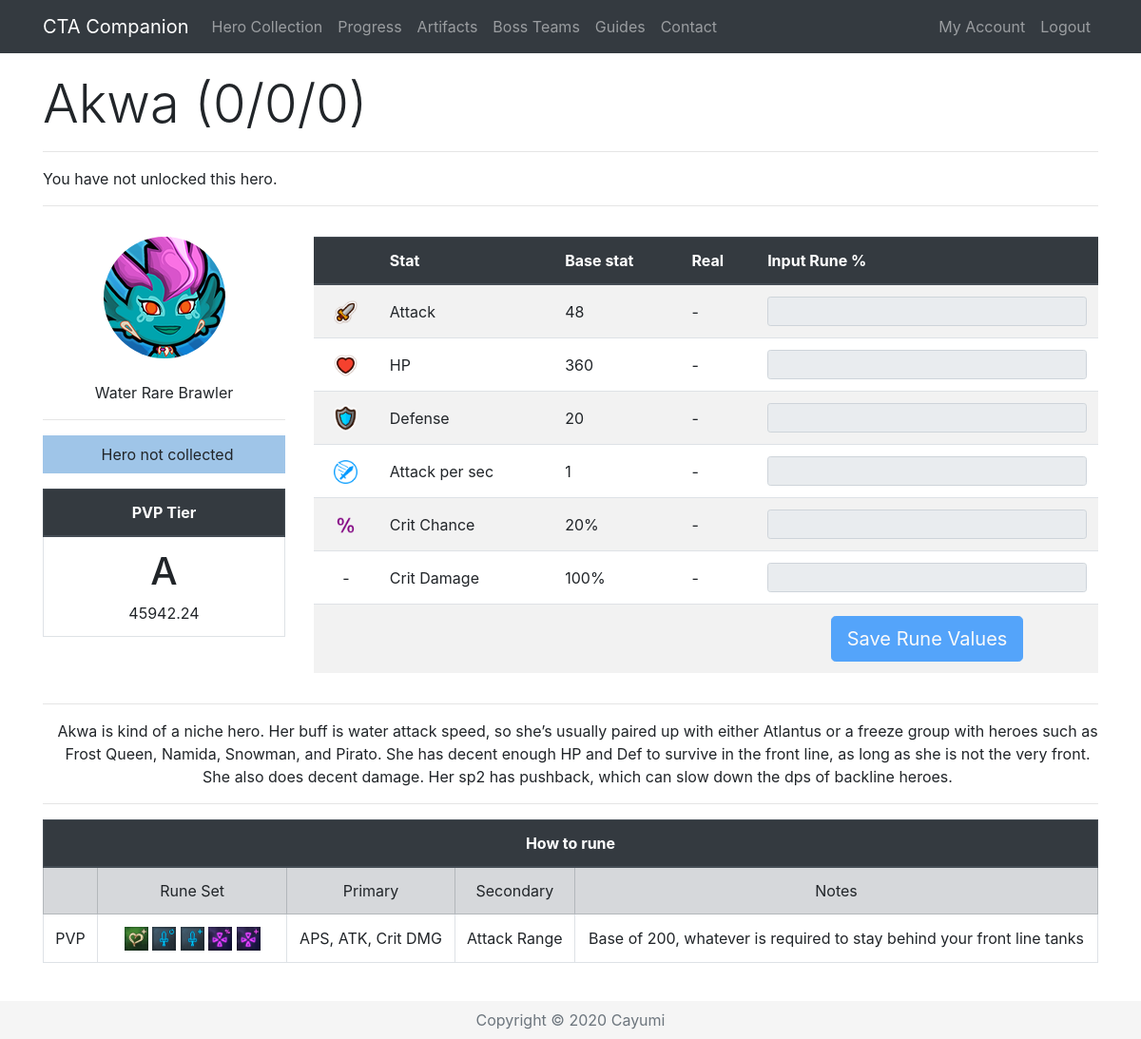
Before: /Hero/199 (signed in) with the older database file.
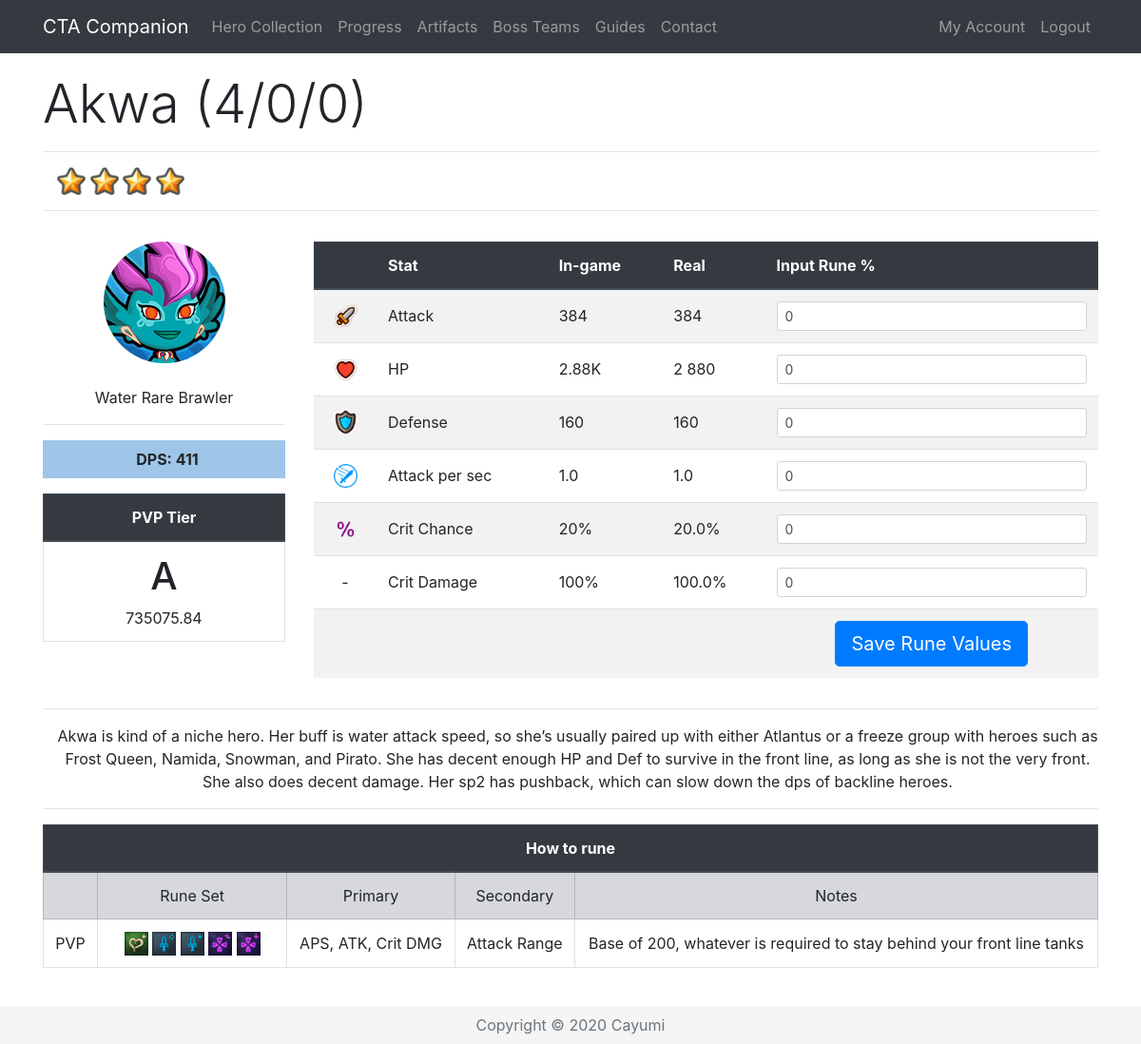
After: the same page with the newer database file.
### app/models.py (models this page shows, shortened)
class Base(db.Model):
    id = db.Column(db.Integer, primary_key=True)
    name = db.Column(db.String(32), index=True, unique=True)
    nameSafe = db.Column(db.String(32), index=True, unique=True)
    job = db.Column(db.String(16), index=True)
    rarity = db.Column(db.String(16), index=True)
    element = db.Column(db.String(16), index=True)
    gender = db.Column(db.String(16), index=True)
    crusher = db.Column(db.Integer, index=True)
    fly = db.Column(db.Integer, index=True)
    blitz = db.Column(db.Integer, index=True)
    atk = db.Column(db.Integer, index=True)
    hp = db.Column(db.Integer, index=True)
    defense = db.Column(db.Integer, index=True)
    crit = db.Column(db.Integer, index=True)
    critDmg = db.Column(db.Integer, index=True)
    movespeed = db.Column(db.Integer, index=True)
    aps = db.Column(db.Integer, index=True)
    arange = db.Column(db.Integer, index=True)
    resistance = db.Column(db.Integer, index=True)
    frenzy = db.Column(db.Integer, index=True)
    dodge = db.Column(db.Integer, index=True)
    stun = db.Column(db.Integer, index=True)
    stunTime = db.Column(db.Integer, index=True)
    aoe = db.Column(db.Integer, index=True)
    ult = db.Column(db.Integer, index=True)
    kshp = db.Column(db.Integer, index=True)
    gold = db.Column(db.Integer, index=True)
    freeze = db.Column(db.Integer, index=True)
    freezeTime = db.Column(db.Integer, index=True)
    freezeDmg = db.Column(db.Integer, index=True)
    burn = db.Column(db.Integer, index=True)
    burnTime = db.Column(db.Integer, index=True)
    burnDmg = db.Column(db.Integer, index=True)
    poison = db.Column(db.Integer, index=True)
    poisonTime = db.Column(db.Integer, index=True)
    poisonDmg = db.Column(db.Integer, index=True)
    sp2 = db.Column(db.Integer, index=True)
    sp2num = db.Column(db.Integer, index=True)
    buffElement = db.Column(db.String(16), index=True)
    buffType = db.Column(db.Integer, index=True)
    buffStat = db.Column(db.String(16), index=True)
    buff = db.Column(db.Integer, index=True)
    heroes = db.relationship('Hero', backref='baseStats', lazy='dynamic')

class Hero(db.Model):
    id = db.Column(db.Integer, primary_key=True)
    level = db.Column(db.Integer, index=True)
    awaken = db.Column(db.Integer, index=True)
    wpn = db.Column(db.Integer, index=True)
    medals = db.Column(db.Integer, index=True)
    runedAtk = db.Column(db.Integer, index=True)
    runedHp = db.Column(db.Integer, index=True)
    runedDef = db.Column(db.Integer, index=True)
    runedAps = db.Column(db.Integer, index=True)
    runedCrit = db.Column(db.Integer, index=True)
    runedCritDmg = db.Column(db.Integer, index=True)
    user_id = db.Column(db.Integer, db.ForeignKey('user.id'))
    base_id = db.Column(db.Integer, db.ForeignKey('base.id'))
    def displayStat(self, stat):
        if stat < 1000:
            return str(int(round(stat, 0)))
        elif stat > 1000000:
            return str(round(stat/1000000, 2))+"M"
        else:
            return str(round(stat/1000, 2))+"K"
    def displayOther(self, x):
        return '{:,}'.format(x).replace(',', ' ')
    def atk(self):
        runedAttack = self.runedAtk
        base = self.baseStats.atk
        level = self.level
        awaken = self.awaken
        atk = int(base * (2 ** (level - 1)) * (1.5 ** awaken))
        runedAtk = atk + (atk * (runedAttack / 100))
        return int(runedAtk)
    def raidAtk(self, art, buff):
        runedAttack = self.runedAtk
        base = self.baseStats.atk
        level = self.level
        awaken = self.awaken
        atk = base * (2 ** (level - 1)) * (1.5 ** awaken)
        runedAtk = (atk + (atk * ((runedAttack+art) / 100))) * self.baseStats.crusher + atk * buff / 100
        return runedAtk
    def hp(self):
        runedHP = self.runedHp
        base = self.baseStats.hp
        level = self.level
        awaken = self.awaken
        hp = int(base * (2 ** (level - 1)) * (1.5 ** awaken))
        runedHP = hp + (hp * (runedHP / 100))
        return int(runedHP)
    def defense(self):
        runedDef = self.runedDef
        base = self.baseStats.defense
        level = self.level
        awaken = self.awaken
        defense = int(base * (2 ** (level - 1)) * (1.5 ** awaken))
        runedDef = defense + (defense * (runedDef / 100))
        return int(runedDef)
    def aps(self):
        runedAps = self.runedAps
        base = self.baseStats.aps
        runedAps = base + (base * (runedAps / 100))
        return runedAps
    def crit(self):
        runedCrit = self.runedCrit
        base = self.baseStats.crit
        return (base + runedCrit)/100
    def critDmg(self):
        runedDmg = self.runedCritDmg
        base = self.baseStats.critDmg
        return (base + runedDmg)/100
    def dpsSP2(self):
        sp2 = self.baseStats.sp2
        sp2num = self.baseStats.sp2num
        atk = self.atk()
        aps = self.aps()
        crit = self.crit()
        critDmg = self.critDmg()
        dps = ((atk * aps * (1-crit)) + (atk * aps * crit * (1+critDmg))) * (6 + sp2 * sp2num)/7
        dps = int(round(dps))
        return '{:,}'.format(dps).replace(',', ' ')

class ArtBase(db.Model):
    id = db.Column(db.Integer, primary_key=True)
    star = db.Column(db.Integer, index=True)
    name = db.Column(db.String(32), index=True)
    atk = db.Column(db.Integer, index=True)
    atkLevel = db.Column(db.Integer, index=True)
    critDmg = db.Column(db.Integer, index=True)
    critDmgLevel = db.Column(db.Integer, index=True)
    element = db.Column(db.String(16), index=True)
    color = db.Column(db.String(16), index=True)
    artifacts = db.relationship('Artifact', backref='artBase', lazy='dynamic')

class Artifact(db.Model):
    id = db.Column(db.Integer, primary_key=True)
    level = db.Column(db.Integer, default=0, index=True)
    type = db.Column(db.String(16), index=True)
    user_id = db.Column(db.Integer, db.ForeignKey('user.id'))
    artbase_id = db.Column(db.Integer, db.ForeignKey('art_base.id'))

### app/routes.py (the view, shortened to what this page needs)
@app.route('/Hero/<heroid>', methods=["GET", "POST"])
@login_required
def hero(heroid):
    user = User.query.join(Hero).filter(Hero.id == heroid)
    selectedHero = Hero.query.get(heroid)
    if request.method == "GET":
        return render_template('hero.html', selectedHero=selectedHero, title=selectedHero.baseStats.name, user=user,
                               heroDict=heroDict)

### app/templates/hero.html (shortened to what this page needs)
{% extends "base.html" %}
{% block content %}
{% if user[0] == current_user %}
{% set current = selectedHero.baseStats.nameSafe %}
 <div class="row pt-3">
    <div class="col-lg-12">
      <h1 class="display-4">{{ selectedHero.baseStats.name }} ({{ selectedHero.level }}/{{ selectedHero.awaken }}/{{ selectedHero.wpn }}) </h1>
      <hr>
        {% if selectedHero.level > 0 %}
      <p class="instructions">
          {%for i in range(selectedHero.level - selectedHero.awaken) %}
          <img src="{{ url_for('static', filename='star.png') }}" width="30" alt="Star">
          {% endfor %}
      </p>
        {% else %}
        <p class="instruction">You have not unlocked this hero.</p>
        {% endif %}
      <hr>
    </div>
 </div>
  <div class="row align-middle">
    <div class="col-lg-3 text-center align-middle pt-3">
        <img class="img-fluid rounded-circle" src="/static/{{selectedHero.baseStats.nameSafe}}.png" alt="{{selectedHero.baseStats.name}}"><br><br>
        {{ selectedHero.baseStats.element }} {{ selectedHero.baseStats.rarity }} {{ selectedHero.baseStats.job }}<hr>
        {% if selectedHero.level > 0 %}
        <p class="instructions {{selectedHero.baseStats.element}}{{selectedHero.baseStats.rarity}}"><b>DPS: {{ selectedHero.dpsSP2() }}</b></p>
        {% else %}
        <p class="instructions {{selectedHero.baseStats.element}}{{selectedHero.baseStats.rarity}}">Hero not collected</p>
        {% endif %}
        <table class="table table-bordered">
        <thead class="thead-dark">
        <tr>
            <th colspan="2">PVP Tier</th>
        </tr>
        </thead>
        <tr>
            <td><h1>
                {% if heroDict[current] %}
                {{ heroDict[current][4] }}
                {% else %}
                -
                {% endif %}
            </h1>
            {{ selectedHero.raidAtk(user[0].artAtk(selectedHero.baseStats.element), 0)}}</td>
        </tr>
    </table>
      </div>
      <div class="col lg-9 pt-3">
<form action="/Hero/{{ selectedHero.id }}" method="post" novalidate>
 <table class="table table-striped">
     <thead class="thead-dark">
          <tr>
              <th>&nbsp;</th>
              <th>Stat</th>
              <th>{% if selectedHero.level > 0 %}In-game{% else %}Base stat{% endif %}</th>
              <th>Real</th>
              <th>Input Rune %</th>
          </tr>
          </thead>
              <tr class="text-left">
                  <td class="align-middle text-center"><img src="{{ url_for('static', filename='atk.png') }}" width="25" alt="Attack"></td>
                  <td class="align-middle">Attack</td>
                  {% if selectedHero.level > 0 %}
                  <td class="align-middle">{{ selectedHero.displayStat(selectedHero.atk()) }}</td>
                  <td class="align-middle">{{ selectedHero.displayOther(selectedHero.atk()) }}</td>
                  <td><input type="text" maxlength="10" class="form-control form-control-sm" id="{{ selectedHero.id }}runedAtk" value="{{ selectedHero.runedAtk }}" name="{{ selectedHero.id }}runedAtk"></td>
                  {% else %}
                  <td class="align-middle">{{ selectedHero.baseStats.atk }}</td>
                  <td class="align-middle">-</td>
                  <td><input type="text" maxlength="10" class="form-control form-control-sm" disabled></td>
                  {% endif %}
              </tr>
              <tr class="text-left">
                  <td class="align-middle text-center"><img src="{{ url_for('static', filename='hp.png') }}" width="25" alt="HP"></td>
                  <td class="align-middle">HP</td>
                  {% if selectedHero.level > 0 %}
                  <td class="align-middle">{{ selectedHero.displayStat(selectedHero.hp()) }}</td>
                  <td class="align-middle">{{ selectedHero.displayOther(selectedHero.hp()) }}</td>
                  <td><input type="text" maxlength="10" class="form-control form-control-sm" id="{{ selectedHero.id }}runedHp" value="{{ selectedHero.runedHp }}" name="{{ selectedHero.id }}runedHp" onkeypress="return isNumber9(event)"></td>
                  {% else %}
                  <td class="align-middle">{{ selectedHero.baseStats.hp }}</td>
                  <td class="align-middle">-</td>
                  <td><input type="text" maxlength="10" class="form-control form-control-sm" disabled></td>
                  {% endif %}
              </tr>
              <tr class="text-left">
                  <td class="align-middle text-center"><img src="{{ url_for('static', filename='def.png') }}" width="25" alt="Defense"></td>
                  <td class="align-middle">Defense</td>
                  {% if selectedHero.level > 0 %}
                  <td class="align-middle">{{ selectedHero.displayStat(selectedHero.defense()) }}</td>
                  <td class="align-middle">{{ selectedHero.defense() }}</td>
                  <td><input type="text" maxlength="10" class="form-control form-control-sm" id="{{ selectedHero.id }}runedDef" value="{{ selectedHero.runedDef }}" name="{{ selectedHero.id }}runedDef" onkeypress="return isNumber9(event)"></td>
                  {% else %}
                  <td class="align-middle">{{ selectedHero.baseStats.defense }}</td>
                  <td class="align-middle">-</td>
                  <td><input type="text" maxlength="10" class="form-control form-control-sm" disabled></td>
                  {% endif %}
              </tr>
              <tr class="text-left">
                  <td class="align-middle text-center"><img src="{{ url_for('static', filename='aps.png') }}" width="25" alt="APS"></td>
                  <td class="align-middle">Attack per sec</td>
                  {% if selectedHero.level > 0 %}
                  <td class="align-middle">{{ selectedHero.aps()|round(2, 'common' ) }}</td>
                  <td class="align-middle">{{ selectedHero.aps() }}</td>
                  <td><input type="text" maxlength="10" class="form-control form-control-sm" id="{{ selectedHero.id }}runedAps" value="{{ selectedHero.runedAps }}" name="{{ selectedHero.id }}runedAps" onkeypress="return isNumber9(event)"></td>
                  {% else %}
                  <td class="align-middle">{{ selectedHero.baseStats.aps }}</td>
                  <td class="align-middle">-</td>
                  <td><input type="text" maxlength="10" class="form-control form-control-sm" disabled></td>
                  {% endif %}
              </tr>
                <tr class="text-left">
                  <td class="align-middle text-center"><img src="{{ url_for('static', filename='crit.png') }}" width="25" alt="Crit Chance"></td>
                  <td class="align-middle">Crit Chance</td>
                  {% if selectedHero.level > 0 %}
                  <td class="align-middle">{{ (selectedHero.crit()*100)|round|int }}%</td>
                  <td class="align-middle">{{ selectedHero.crit()*100 }}% </td>
                  <td><input type="text" maxlength="10" class="form-control form-control-sm" id="{{ selectedHero.id }}runedCrit" value="{{ selectedHero.runedCrit }}" name="{{ selectedHero.id }}runedCrit" onkeypress="return isNumber9(event)"></td>
                  {% else %}
                  <td class="align-middle">{{ selectedHero.baseStats.crit }}%</td>
                  <td class="align-middle">-</td>
                  <td><input type="text" maxlength="10" class="form-control form-control-sm" disabled></td>
                  {% endif %}
                </tr>
              <tr class="text-left">
                  <td class="align-middle text-center">-</td>
                  <td class="align-middle">Crit Damage</td>
                  {% if selectedHero.level > 0 %}
                  <td class="align-middle">{{ ((selectedHero.critDmg())*100)|round|int }}%</td>
                  <td class="align-middle">{{ (selectedHero.critDmg()*100)|round(2, 'common') }}%</td>
                  <td><input type="text" maxlength="10" class="form-control form-control-sm" id="{{ selectedHero.id }}runedCritDmg" value="{{ selectedHero.runedCritDmg }}" name="{{ selectedHero.id }}runedCritDmg" onkeypress="return isNumber9(event)"></td>
                  {% else %}
                  <td class="align-middle">{{ selectedHero.baseStats.critDmg }}%</td>
                  <td class="align-middle">-</td>
                  <td><input type="text" maxlength="10" class="form-control form-control-sm" disabled></td>
                  {% endif %}
              </tr>
     <tr class="text-center">
                  <td>&nbsp;</td>
                  <td>&nbsp;</td>
                  <td>&nbsp;</td>
                  <td>&nbsp;</td>
                  {% if selectedHero.level > 0 %}
                  <td><button class="btn btn-primary btn-lg" type="submit">Save Rune Values</button></td>
                  {% else %}
                  <td><button class="btn btn-primary btn-lg" type="submit" disabled>Save Rune Values</button></td>
                  {% endif %}
              </tr>
          </table>
</form>
    </div>
      </div>
{% if heroDict[current] %}
<div class="row">
    <div class="col-lg-12 text-center">
        <hr>
        <p class="instructions">{{ heroDict[current][5] }}</p>
        <hr>
    </div>
</div>
<div class="row">
    <div class="col-lg-12 text-center">
      <table class="table table-bordered">
          <thead class="thead-dark">
          <tr>
              <th colspan="5">How to rune</th>
          </tr>
          </thead>
          <tr class="table-secondary align-middle">
              <td>&nbsp;</td>
              <td width="18%">Rune Set</td>
              <td>Primary</td>
              <td>Secondary</td>
              <td>Notes</td>
          </tr>
          <tr class="align-middle">
              <td class="align-middle">PVP</td>
              <td class="align-middle">
                  {% for i in heroDict[current][0] %}
                  <img class="img-fluid" src="/static/{{i}}.png" alt="{{i}}" name="{{i}}" width="25">
                  {% endfor %}
              </td>
              <td class="align-middle">{{ heroDict[current][1] }}</td>
              <td class="align-middle">{{ heroDict[current][2] }}</td>
              <td class="align-middle">{{ heroDict[current][3] }}</td>
          </tr>
      </table>
    </div>
</div>
{% endif %}
<br>
{% endif %}
{% endblock %}

Changed rows visible on the page:
changed through a linked row, Base "Akwa": dpsSP2 (not shown) → "411"; raidAtk "45942.24" → "735075.84"; baseStats.atk "48" → (not shown); baseStats.hp "360" → (not shown); baseStats.defense "20" → (not shown); baseStats.aps "1" → (not shown); baseStats.crit "20" → (not shown); baseStats.critDmg "100" → (not shown)
changed Hero: level "0" → "4"; displayStat (not shown) → "384"; displayOther (not shown) → "384"; runedAtk (not shown) → "0"; displayStat (not shown) → "2.88K"; displayOther (not shown) → "2 880"; runedHp (not shown) → "0"; displayStat (not shown) → "160"; defense (not shown) → "160"; runedDef (not shown) → "0"; aps (not shown) → "1.0"; runedAps (not shown) → "0"; (selectedHero.crit()*100)|round|int (not shown) → "20"; selectedHero.crit()*100 (not shown) → "20.0"; runedCrit (not shown) → "0"; ((selectedHero.critDmg())*100)|round|int (not shown) → "100"; (selectedHero.critDmg()*100)|round(2,'common') (not shown) → "100.0"; runedCritDmg (not shown) → "0"
Other visible differences:
text no longer shown: "You have not unlocked this hero. Hero not collected Base stat - - - - - -"
text now shown: "DPS: In-game"
